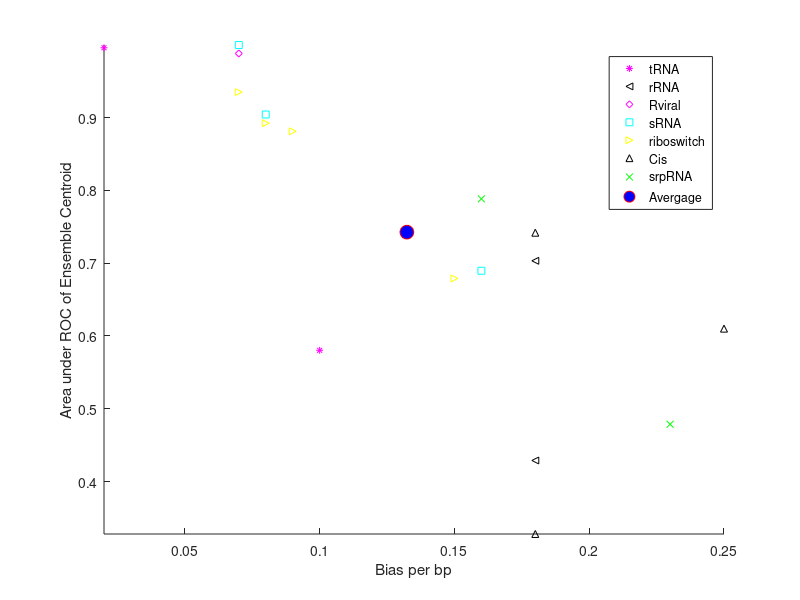

Recreate this plot in MATLAB.
b=[0.10,
0.02,
0.18,
0.18,
0.07,
0.16,
0.08,
0.07,
0.07,
0.15,
0.08,
0.09,
0.25,
0.18,
0.18,
0.16,
0.23]

a=[0.580361047732,
0.99605027201,
0.703307802405,
0.428958771837,
0.988185841797,
0.689651451125,
0.904331426444,
0.999819047619,
0.935053462449,
0.679066654761,
0.89244273594,
0.88122104715,
0.610085511106,
0.741876989822,
0.327940842025,
0.788421268372,
0.478726164287]
%{
a=[0.54,
1.00,
0.70,
0.41,
0.99,
0.69,
0.91,
1.00,
0.93,
0.67,
0.89,
0.88,
0.60,
0.74,
0.62,
0.79,
0.49
]
%}
colors=['m*';'k<';'md';'cs';'y>';'k^';'gx';'gv']
figure
hold on
plot(b(1:2),a(1:2),colors(1,:),'MarkerSize',5)
plot(b(3:4),a(3:4),colors(2,:),'MarkerSize',5)
plot(b(5),a(5),colors(3,:),'MarkerSize',5)
plot(b(6:8),a(6:8),colors(4,:),'MarkerSize',5)
plot(b(9:12),a(9:12),colors(5,:),'MarkerSize',5)
plot(b(13:15),a(13:15),colors(6,:),'MarkerSize',5)
plot(b(16:17),a(16:17),colors(7,:),'MarkerSize',5)
plot(mean(b),mean(a),'ro','MarkerSize',10,'MarkerFaceColor','b')
legend('tRNA','rRNA','Rviral','sRNA','riboswitch','Cis','srpRNA','Avergage')
xlabel('Bias per bp')
ylabel('Area under ROC of Ensemble Centroid')
axis tight

